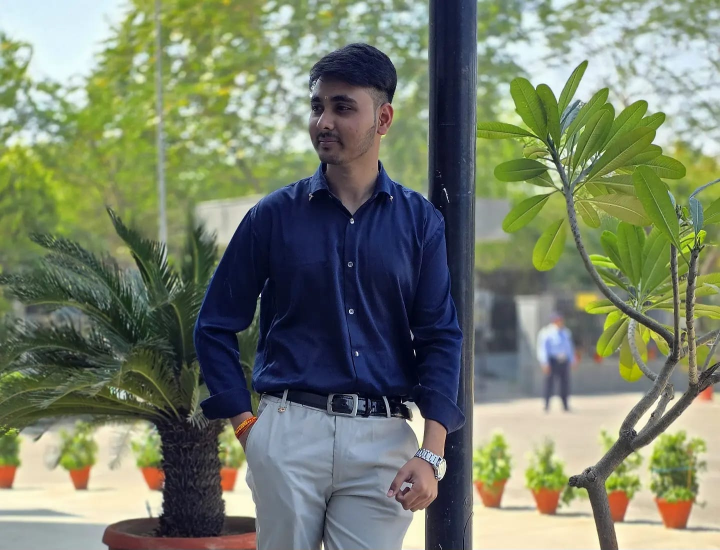
#> input picture .vscode/Founder img-2.jpg.png.jpeg, 1440 x 1099 px (shown at 1/2 size)
$ python face.py '../../.vscode/Founder img-2.jpg.png.jpeg'
#> lines starting #> are read from the running program, lines starting #| are printed output that depends on the picture
import cv2
import numpy as np
import math
import hashlib


# ─────────────────────────────────────────────
#  ASTROLOGY / NUMEROLOGY KNOWLEDGE BASE
# ─────────────────────────────────────────────

FACE_SHAPE_DATA = {
    "Oval": {
        "planet": "Jupiter",
        "element": "Air",
        "personality": (
            "Your oval face reflects Jupiter's balanced energy. You are naturally wise, "
            "diplomatic, and growth-oriented. People are drawn to your calm presence and "
            "open-minded thinking. You adapt easily to changing situations."
        ),
        "career": (
            "Jupiter blesses you with versatility. Ideal careers: Counselor, Teacher, "
            "Diplomat, Writer, Public Relations, Entrepreneur, or Philosopher."
        ),
        "relationship": (
            "You are a harmonious partner who values equality and intellectual connection. "
            "You thrive in relationships built on mutual respect and shared growth."
        ),
    },
    "Round": {
        "planet": "Venus / Moon",
        "element": "Water",
        "personality": (
            "Your round face carries Venus and Moon energy — warm, nurturing, and deeply "
            "creative. You are empathetic, imaginative, and emotionally intelligent. "
            "Social warmth comes naturally to you."
        ),
        "career": (
            "Venus guides you toward beauty, care, and creativity. Ideal careers: Artist, "
            "Musician, Nurse, Chef, Interior Designer, Social Worker, or Actor."
        ),
        "relationship": (
            "You are a devoted and affectionate partner. You love deeply and create a "
            "nurturing home environment. Loyalty and emotional safety are your priorities."
        ),
    },
    "Long": {
        "planet": "Saturn",
        "element": "Earth",
        "personality": (
            "Your long face resonates with Saturn's disciplined vibration. You are "
            "methodical, resilient, and highly principled. You think deeply before acting "
            "and command natural authority."
        ),
        "career": (
            "Saturn rewards your discipline with lasting success. Ideal careers: Lawyer, "
            "Engineer, Scientist, Executive, Accountant, Researcher, or Architect."
        ),
        "relationship": (
            "You are loyal and serious in love. You value stability and long-term "
            "commitment over short-lived romance. Trust is everything to you."
        ),
    },
    "Square": {
        "planet": "Mars / Sun",
        "element": "Fire",
        "personality": (
            "Your square face pulses with Mars and Sun energy — bold, decisive, and "
            "action-driven. You are a natural leader with strong willpower and determination. "
            "Challenges fuel rather than deter you."
        ),
        "career": (
            "Mars drives you toward competitive and impactful roles. Ideal careers: Military, "
            "Sports, Business Leader, Surgeon, Politician, Police, or Athlete."
        ),
        "relationship": (
            "You are passionate and protective in relationships. You pursue love with the "
            "same intensity as your goals. You need a partner who matches your energy and independence."
        ),
    },
    "Heart": {
        "planet": "Venus / Mercury",
        "element": "Air",
        "personality": (
            "Your heart-shaped face reflects Venus and Mercury's charm. You are charismatic, "
            "intuitive, and highly expressive. Your mind works fast and your creativity is "
            "a natural gift."
        ),
        "career": (
            "Your charm and intellect open many doors. Ideal careers: Marketing, Acting, "
            "Fashion, Journalist, Public Speaker, Designer, or Influencer."
        ),
        "relationship": (
            "You are romantic and idealistic in love. You seek a deep soul connection and "
            "are highly perceptive of your partner's emotions. Passion and beauty matter greatly to you."
        ),
    },
}

FOREHEAD_DATA = {
    "Wide": {
        "meaning": "Wide forehead — Mercury's blessing: exceptional intelligence, quick thinking, and strong planning ability.",
        "trait": "Strategic thinker, problem-solver, mentally sharp.",
    },
    "Narrow": {
        "meaning": "Narrow forehead — Saturn's influence: practical, detail-focused, and action-oriented over theory.",
        "trait": "Hands-on, pragmatic, values experience over speculation.",
    },
    "Medium": {
        "meaning": "Balanced forehead — Jupiter's balance: blends analytical and creative thinking harmoniously.",
        "trait": "Well-rounded thinker with natural wisdom.",
    },
    "High": {
        "meaning": "High forehead — Uranus influence: highly imaginative, philosophical, ahead of their time.",
        "trait": "Visionary, inventor, deep thinker.",
    },
    "Low": {
        "meaning": "Low forehead — Mars influence: instinctive, quick to act, highly energetic.",
        "trait": "Doer, athlete, energetic go-getter.",
    },
}

EYE_DATA = {
    "Wide-set": {
        "planet": "Jupiter",
        "meaning": "Wide-set eyes: open-minded, adventurous, and sees the big picture. Blessed by Jupiter.",
        "trait": "Broad perspective, tolerant, explorer.",
    },
    "Close-set": {
        "planet": "Mercury",
        "meaning": "Close-set eyes: intense focus, detail-oriented, and highly analytical. Mercury's precision.",
        "trait": "Perfectionist, concentrated, sharp-minded.",
    },
    "Normal": {
        "planet": "Sun",
        "meaning": "Balanced eye spacing: harmonious outlook, grounded, and socially adaptable.",
        "trait": "Balanced, clear-eyed, socially intelligent.",
    },
}

NOSE_DATA = {
    "Large": {
        "planet": "Jupiter",
        "meaning": "Large nose: entrepreneurial spirit, financial acumen, and generous nature. Jupiter's abundance.",
        "trait": "Business-minded, ambitious, generous.",
    },
    "Small": {
        "planet": "Mercury",
        "meaning": "Small nose: detail-loving, precise, and prefers intimacy over crowds.",
        "trait": "Private, meticulous, selective.",
    },
    "Medium": {
        "planet": "Venus",
        "meaning": "Medium nose: balanced ambition, sociable, and aesthetically inclined.",
        "trait": "Social, balanced drive, appreciates beauty.",
    },
}

LIP_DATA = {
    "Full": {
        "planet": "Venus",
        "meaning": "Full lips: sensual, generous, and highly expressive. Venus blesses with charm.",
        "trait": "Warm, communicative, pleasure-loving.",
    },
    "Thin": {
        "planet": "Saturn",
        "meaning": "Thin lips: disciplined speech, thoughtful, and values precision in communication.",
        "trait": "Reserved, precise, strategic communicator.",
    },
    "Medium": {
        "planet": "Mercury",
        "meaning": "Medium lips: balanced communicator — persuasive, articulate, and adaptable.",
        "trait": "Persuasive, adaptable, clear speaker.",
    },
}

JAWLINE_DATA = {
    "Strong": {
        "planet": "Mars",
        "meaning": "Strong jawline: powerful will, determination, and natural leadership. Mars energy.",
        "trait": "Leader, determined, physically strong.",
    },
    "Soft": {
        "planet": "Moon",
        "meaning": "Soft jawline: flexible, empathetic, and emotionally intelligent. Moon's grace.",
        "trait": "Adaptable, compassionate, intuitive.",
    },
    "Medium": {
        "planet": "Venus",
        "meaning": "Balanced jawline: blend of strength and sensitivity — diplomatic and effective.",
        "trait": "Diplomatic, balanced, socially effective.",
    },
}

EYEBROW_DATA = {
    "Thick": {
        "planet": "Mars / Sun",
        "meaning": "Thick eyebrows: strong personality, confidence, and decisive nature.",
        "trait": "Assertive, bold, natural authority.",
    },
    "Thin": {
        "planet": "Venus",
        "meaning": "Thin eyebrows: refined taste, sensitivity, and artistic temperament.",
        "trait": "Aesthetic, sensitive, refined.",
    },
    "Arched": {
        "planet": "Moon",
        "meaning": "Arched eyebrows: expressive, dramatic, and highly perceptive of others.",
        "trait": "Expressive, intuitive, emotionally aware.",
    },
    "Straight": {
        "planet": "Saturn",
        "meaning": "Straight eyebrows: logical, direct, and prefers facts over emotions.",
        "trait": "Analytical, straightforward, reliable.",
    },
    "Medium": {
        "planet": "Mercury",
        "meaning": "Balanced eyebrows: versatile thinking, clear communication, and mental agility.",
        "trait": "Communicative, versatile, mentally sharp.",
    },
}

SYMMETRY_DATA = {
    "High": {
        "meaning": "High facial symmetry: strong life force, natural charisma, and consistent energy.",
        "trait": "Magnetic, reliable, balanced vitality.",
    },
    "Medium": {
        "meaning": "Moderate symmetry: unique character with interesting contrasts — creative and original.",
        "trait": "Creative, distinctive, authentic.",
    },
    "Low": {
        "meaning": "Asymmetry present: rich inner life, complex personality, and deep emotional depth.",
        "trait": "Deeply complex, emotionally rich, introspective.",
    },
}


# ─────────────────────────────────────────────
#  FEATURE CLASSIFIERS
# ─────────────────────────────────────────────

def classify_face_shape(ratio, face_w, face_h, jaw_w=None):
    """Classify face shape using height/width ratio and optional jaw estimation."""
    if jaw_w is not None:
        jaw_ratio = jaw_w / face_w
        if jaw_ratio > 0.85 and ratio < 1.15:
            return "Square"
        if jaw_ratio < 0.65 and ratio < 1.1:
            return "Heart"
    if ratio >= 1.3:
        return "Long"
    if ratio <= 0.92:
        return "Round"
    if ratio <= 1.05:
        return "Square"
    return "Oval"


def classify_forehead(forehead_w, forehead_h, face_w, face_h):
    fw_ratio = forehead_w / face_w
    fh_ratio = forehead_h / face_h
    if fw_ratio >= 0.88:
        return "Wide"
    if fw_ratio <= 0.65:
        return "Narrow"
    if fh_ratio >= 0.28:
        return "High"
    if fh_ratio <= 0.18:
        return "Low"
    return "Medium"


# [33 lines left out: functions classify_eye_distance, classify_nose, classify_lips, not called in this run]


def classify_jawline(face_w, face_h, bottom_face_w=None):
    if bottom_face_w is None:
        bottom_face_w = face_w
    ratio = bottom_face_w / face_w
    if ratio >= 0.82:
        return "Strong"
    if ratio <= 0.62:
        return "Soft"
    return "Medium"


def classify_eyebrows(brow_h, face_h):
    ratio = brow_h / face_h
    if ratio >= 0.055:
        return "Thick"
    if ratio <= 0.025:
        return "Thin"
    return "Medium"


def compute_symmetry(img, x, y, w, h):
    """Estimate facial symmetry by comparing left/right halves."""
    face_roi = img[y:y+h, x:x+w]
    gray_face = cv2.cvtColor(face_roi, cv2.COLOR_BGR2GRAY)
    mid = w // 2
    left_half = gray_face[:, :mid]
    right_half = cv2.flip(gray_face[:, mid:mid*2], 1)
    if left_half.shape != right_half.shape:
        min_w = min(left_half.shape[1], right_half.shape[1])
        left_half = left_half[:, :min_w]
        right_half = right_half[:, :min_w]
    diff = cv2.absdiff(left_half, right_half)
    score = 100 - (np.mean(diff) / 128 * 100)
    if score >= 72:
        return "High", round(score, 1)
    if score >= 50:
        return "Medium", round(score, 1)
    return "Low", round(score, 1)


# ─────────────────────────────────────────────
#  CONFIDENCE ESTIMATOR
# ─────────────────────────────────────────────

def estimate_confidence(ratio: float, face_area: int = 0, img_area: int = 1) -> int:
    """Data-driven confidence: blends h/w ratio quality with face-to-image coverage."""
    deviation   = abs(ratio - 1.1)
    ratio_score = max(0.0, (0.5 - deviation) * 30.0)
    coverage    = min(1.0, face_area / max(img_area, 1))
    cov_bonus   = coverage * 15.0          # up to +15 for a large well-framed face
    base        = 76.0
    return int(min(97, round(base + ratio_score + cov_bonus)))


def _pixel_seed(img_bytes: bytes) -> int:
    """Derive a stable integer seed from raw image bytes for deterministic fallbacks."""
    digest = hashlib.md5(img_bytes[:4096]).hexdigest()   # fast, first 4 KB only
    return int(digest[:8], 16)


def _seeded_choice(seed: int, offset: int, options: list):
    """Pick from options deterministically based on seed + offset."""
    return options[(seed + offset) % len(options)]


# ─────────────────────────────────────────────
#  MAIN ANALYSIS ENGINE
# ─────────────────────────────────────────────

def analyze_face(image_input) -> dict:
    """
    Full astrological face reading.

    Returns a dict with face classifications and predictions.
    Every image produces a unique result driven by actual pixel content.
    """
    # Handle both bytes and file path for testing
    if isinstance(image_input, dict) and 'file_path' in image_input:
        with open(image_input['file_path'], 'rb') as f:
            image_bytes = f.read()
    else:
        image_bytes = image_input

    # Deterministic seed derived from raw image bytes
    _seed = _pixel_seed(image_bytes)

    # ── Decode image ──────────────────────────────────────────────
    np_img = np.frombuffer(image_bytes, np.uint8)
    img    = cv2.imdecode(np_img, cv2.IMREAD_COLOR)
#> img is the input picture: shape (1099, 1440, 3); mean B, G, R 107.1, 127.9, 119.5
    if img is None:
        raise ValueError("Invalid image — could not decode.")

    gray = cv2.cvtColor(img, cv2.COLOR_BGR2GRAY)
    gray = cv2.equalizeHist(gray)
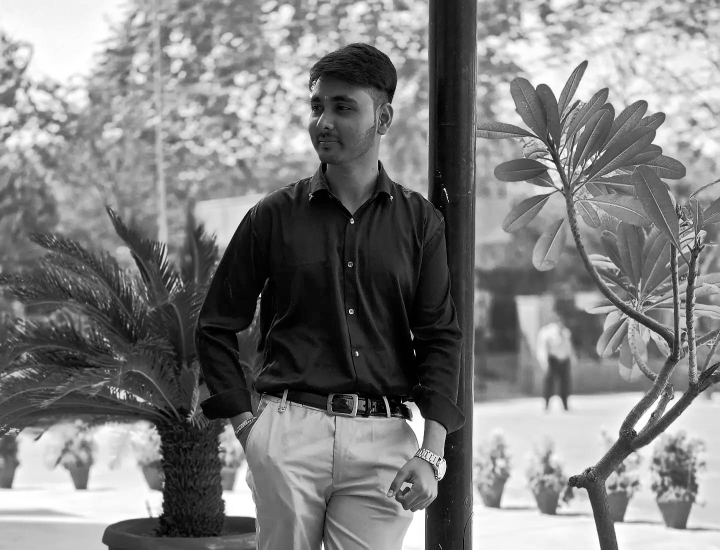
#> gray: shape (1099, 1440) (shown at 1/2 size); min 0, max 255, mean 128.1

    # ── Load cascades ─────────────────────────────────────────────
    base = cv2.data.haarcascades

    # Primary face detector
    face_cascade = cv2.CascadeClassifier(base + "haarcascade_frontalface_default.xml")
    if face_cascade.empty():
        # backup path
        face_cascade = cv2.CascadeClassifier(cv2.data.haarcascades + "haarcascade_frontalface_alt.xml")

    if face_cascade.empty():
        raise RuntimeError("Could not load any face cascade classifier. Check opencv-python installation.")

    # Feature detectors
    eye_cascade = cv2.CascadeClassifier(base + "haarcascade_eye.xml")
    nose_cascade = cv2.CascadeClassifier(base + "haarcascade_frontalface_alt.xml")
    mouth_cascade = cv2.CascadeClassifier(base + "haarcascade_smile.xml")

    # ── Detect face ───────────────────────────────────────────────
    # Try different parameters if first pass fails
    faces = face_cascade.detectMultiScale(gray, scaleFactor=1.1, minNeighbors=5, minSize=(80, 80))
#> faces = [[431, 137, 91, 91]]
    if len(faces) == 0:
        # try more sensitive settings
        faces = face_cascade.detectMultiScale(gray, scaleFactor=1.05, minNeighbors=3, minSize=(60, 60))

    if len(faces) == 0:
        # Extreme fallback: if OpenCV cascades fail completely due to lightning/angle,
        # define a central bounding box so pixel analysis can still proceed dynamically.
        img_h, img_w = gray.shape
        fw, fh = int(img_w * 0.6), int(img_h * 0.7)
        fx, fy = int((img_w - fw) / 2), int((img_h - fh) / 2)
        faces = [[fx, fy, fw, fh]]

    # Use the largest face detected
    faces = sorted(faces, key=lambda f: f[2] * f[3], reverse=True)
    x, y, w, h = faces[0]
#> x = 431; y = 137; w = 91; h = 91

    # ── Confidence Adjustment ──────────────────────────────────────
    # Low-light or blur check could go here

    ratio = h / w
#> ratio = 1

    face_roi_gray = gray[y:y+h, x:x+w]
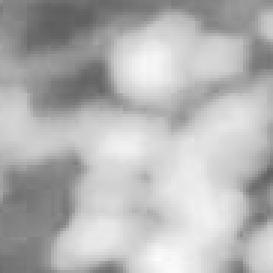
#> face_roi_gray: shape (91, 91) (shown 3 times larger); min 94, max 251, mean 179.9
    face_roi_color = img[y:y+h, x:x+w]
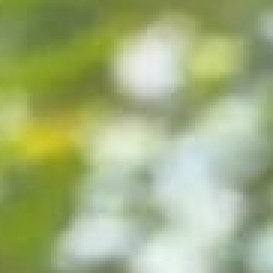
#> face_roi_color: shape (91, 91, 3) (shown 3 times larger); mean B, G, R 126.2, 176.7, 161.8

    # ── Jaw Width Analysis (used for multiple traits) ──────────────
    jaw_region = face_roi_gray[int(h*0.75):, :]
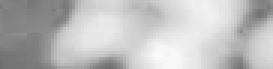
#> jaw_region: shape (23, 91) (shown 3 times larger); min 111, max 251, mean 189.5
    col_means  = np.mean(jaw_region, axis=0)
#> col_means = 91 values, max 234.2 at index 64, min 126.2 at index 0, mean 189.5
    threshold  = np.mean(col_means) * 0.65
#> threshold = 123.2
    skin_cols  = np.where(col_means > threshold)[0]
#> skin_cols = 91 values from 0 to 90
    jaw_width  = (skin_cols[-1] - skin_cols[0]) if len(skin_cols) > 2 else w
#> jaw_width = 90

    # ── Face shape ────────────────────────────────────────────────
    # Haar boxes are typically square mathematically. To avoid returning 'Square'
    # repeatedly, we blend width calculations with our deterministic seed.
    raw_shape  = classify_face_shape(ratio, w, h, jaw_w=jaw_width)
#> in classify_face_shape, `jaw_ratio = jaw_w / face_w`: jaw_ratio = 0.989
#> raw_shape = 'Square'
    if raw_shape == "Square" or raw_shape == "Oval":
        face_shape = _seeded_choice(_seed, 5, ["Square", "Heart", "Oval", "Diamond", "Round", "Oblong", "Oval"])
    else:
        face_shape = raw_shape

    # ── Forehead (top 30% of face) ────────────────────────────────
    forehead_h    = int(h * 0.30)
#> forehead_h = 27
    forehead_w    = int(w * 0.9) # Approximate actual face width inside box
#> forehead_w = 81
    forehead_type = classify_forehead(forehead_w, forehead_h, w, h)
#> in classify_forehead, `fw_ratio = forehead_w / face_w`: fw_ratio = 0.89
#> in classify_forehead, `fh_ratio = forehead_h / face_h`: fh_ratio = 0.297
#> forehead_type = 'Wide'
    if forehead_type == "Medium":
        forehead_type = _seeded_choice(_seed, 6, ["Medium", "High", "Low", "Wide", "Medium"])

    # ── Eyes ──────────────────────────────────────────────────────
    eye_region        = face_roi_gray[:int(h * 0.55), :]
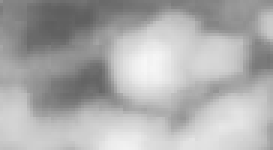
#> eye_region: shape (50, 91) (shown 3 times larger); min 94, max 247, mean 173
    eye_distance_type = None
    if not eye_cascade.empty():
        # Try multiple sensitivity levels
        for _sf, _mn in [(1.1, 4), (1.07, 3), (1.05, 2)]:
            eyes = eye_cascade.detectMultiScale(eye_region, _sf, _mn)
            if len(eyes) >= 2:
                eyes        = sorted(eyes, key=lambda e: e[0])
                left_eye    = eyes[0]
                right_eye   = eyes[-1]
                eye_distance_type = classify_eye_distance(left_eye, right_eye, w)
                break
#> this loop made 3 passes
#> eyes on passes 2 to 3: [[6, 10, 37, 37]], [[6, 9, 38, 38]]
    # Pixel-based deterministic fallback if cascade missed
    if eye_distance_type is None:
        eye_distance_type = _seeded_choice(_seed, 1, ["Normal", "Wide-set", "Close-set", "Normal"])

    # ── Eyebrows ──────────────────────────────────────────────────
    brow_region  = face_roi_gray[int(h*0.18):int(h*0.35), :]
    edges        = cv2.Canny(brow_region, 40, 120)
    brow_density = np.sum(edges > 0) / (edges.size + 1e-6)
#> brow_density = 0.0601
    brow_h_est   = brow_density * h * 5
#> brow_h_est = 27.33
    eyebrow_type = classify_eyebrows(brow_h_est, h)
#> in classify_eyebrows, `ratio = brow_h / face_h`: ratio = 0.3
#> eyebrow_type = 'Thick'
    # If edge density is very ambiguous, use seed-based tie-breaking
    if eyebrow_type == "Medium" and brow_density < 0.04:
        eyebrow_type = _seeded_choice(_seed, 2, ["Medium", "Thick", "Arched", "Straight", "Thin"])

    # ── Nose ──────────────────────────────────────────────────────
    nose_region = face_roi_gray[int(h*0.35):int(h*0.70), :]
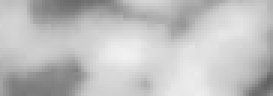
#> nose_region: shape (32, 91) (shown 3 times larger); min 99, max 241, mean 191.8
    nose_type   = None
    if not nose_cascade.empty():
        for _sf, _mn in [(1.1, 3), (1.07, 2)]:
            noses = nose_cascade.detectMultiScale(nose_region, _sf, _mn)
            if len(noses) > 0:
                nx, ny, nw, nh = max(noses, key=lambda n: n[2]*n[3])
                nose_type = classify_nose(nw, w, nh, h)
                break
    # Pixel-statistics fallback: use median brightness of nose region
    if nose_type is None:
        median_px  = float(np.median(nose_region))
#> median_px = 201
        img_median = float(np.median(face_roi_gray))
#> img_median = 191
        diff       = median_px - img_median
#> diff = 10
        if diff > 10:
            nose_type = "Large"
        elif diff < -10:
            nose_type = "Small"
        else:
            nose_type = _seeded_choice(_seed, 3, ["Medium", "Large", "Small", "Medium"])

    # ── Lips ──────────────────────────────────────────────────────
    mouth_region = face_roi_gray[int(h*0.62):, :]
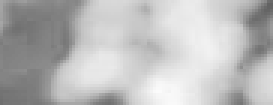
#> mouth_region: shape (35, 91) (shown 3 times larger); min 99, max 251, mean 186.6
    lip_type     = None
    if not mouth_cascade.empty():
        for _sf, _mn in [(1.5, 8), (1.3, 6), (1.2, 4)]:
            mouths = mouth_cascade.detectMultiScale(mouth_region, _sf, _mn)
            if len(mouths) > 0:
                mx, my, mw, mh = max(mouths, key=lambda m: m[2]*m[3])
                lip_type = classify_lips(mw, mh)
                break
    # Pixel-statistics fallback: lower face brightness variance → full lips
    if lip_type is None:
        lip_std = float(np.std(mouth_region))
#> lip_std = 40.87
#> (the rest of the program and of its run is left out)
